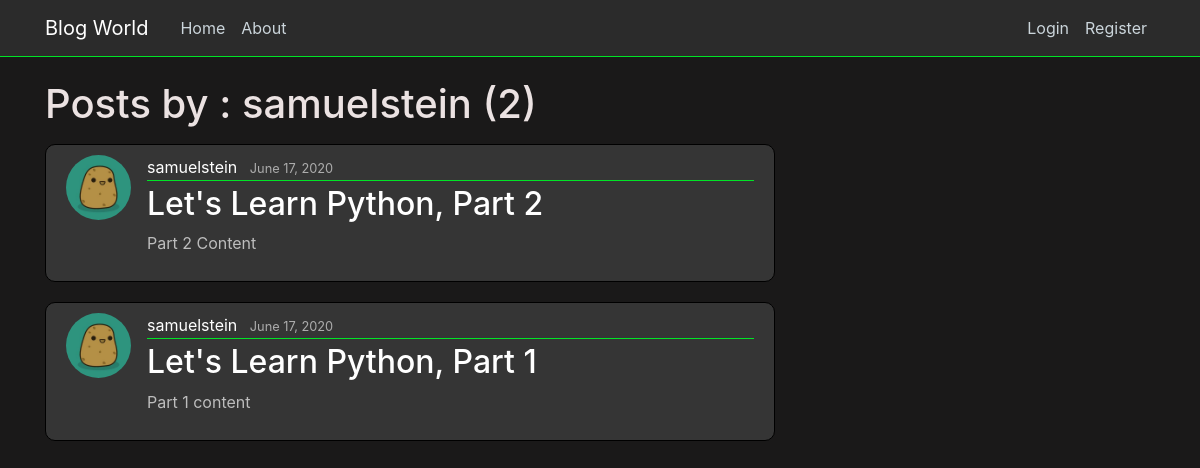
The page /user/samuelstein on the database its author committed.
### blog/models.py (models this page shows, shortened)
class Post(models.Model):
    title = models.CharField(max_length = 100)
    content = models.TextField()
    date_posted = models.DateTimeField(default=timezone.now)
    author = models.ForeignKey(User, on_delete=models.CASCADE)

### users/models.py (models this page shows, shortened)
class Profile(models.Model):
    user = models.OneToOneField(User, on_delete=models.CASCADE) # having one-to-one relation with User model
    image = models.ImageField(default='potato.jpg', upload_to='profile_pics')

### blog/views.py (the view)
# urls.py: path('user/<str:username>', UserPostListView.as_view(), name='user-posts'), # Format-> route, function(like flask)
class UserPostListView(ListView):
    model = Post # The model we are working on
    template_name = 'blog/user_posts.html' # <app>/<model>_<viewtype>.html {default one}
    context_object_name = 'posts' # Value p assed to the template
    paginate_by = 3
    def get_queryset(self):
        user = get_object_or_404(User, username=self.kwargs.get('username'))
        return Post.objects.filter(author=user).order_by('-date_posted')

### blog/templates/blog/user_posts.html (shortened to what this page needs)
{% extends "blog/base.html" %}
{% block content%}
<h1 class="mb-3">Posts by : {{ view.kwargs.username }} ({{ page_obj.paginator.count }})</h1>
    {% for post in posts %}
    <article class="media content-section">
        <img class="rounded-circle article-img" src="{{ post.author.profile.image.url }}" alt="">
        <div class="media-body">
            <div class="article-metadata">
                <a class="mr-2" href="{% url 'user-posts' post.author.username %}">{{ post.author }}</a>
                <small class="text-muted">{{ post.date_posted|date:"F d, Y" }}</small>
            </div>
            <h2><a class="article-title" href="{% url 'post-detail' post.id%}">{{ post.title }}</a></h2>
            <p class="article-content">{{ post.content }}</p>
        </div>
    </article>
    {% endfor %}
{% endblock content%}

### blog/static/blog/main.css (style rules this page uses)
body { background: #1a1919; color: #ebe2e2; margin-top: 5rem; }
.content-section { background: #353535; padding: 10px 20px; border: 1px solid #000000; border-radius: 10px; margin-bottom: 20px; }
.content-section p { color:#bdbdbd !important; }
.article-title { color: #ffffff; }
.article-content { white-space: pre-line; }
.article-img { height: 65px; width: 65px; margin-right: 16px; }
.article-metadata { padding-bottom: 1px; margin-bottom: 4px; border-bottom: 1px solid #00e426 }
.article-metadata a { color: #ffffff; text-decoration: none; }
.article-metadata small { color: #acacac !important; }

### rows shown on the page
Post: author.profile.image (picture), author "samuelstein", date_posted "June 17, 2020", title "Let's Learn Python, Part 2", content "Part 2 Content"
Post: author.profile.image (picture), author "samuelstein", date_posted "June 17, 2020", title "Let's Learn Python, Part 1", content "Part 1 content"

### other values the page prints
{{ view.kwargs.username }} "samuelstein"
{{ page_obj.paginator.count }} "2"
